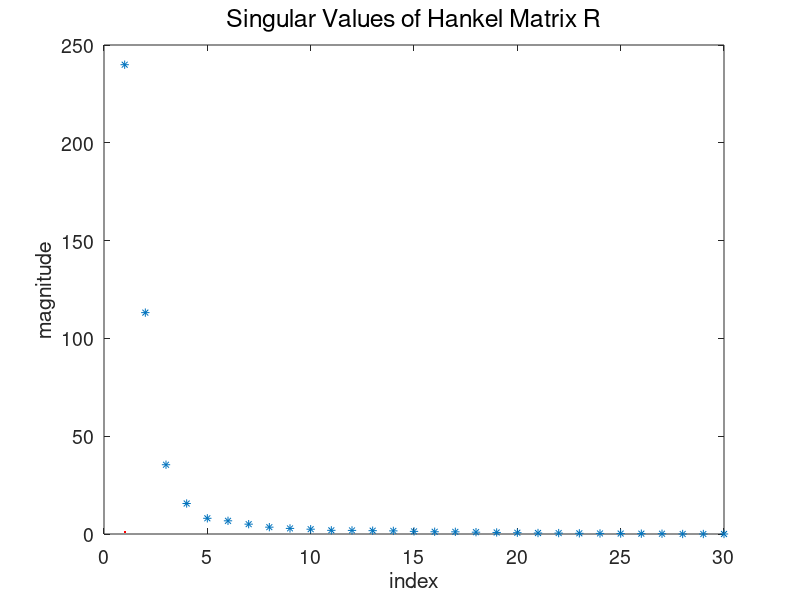
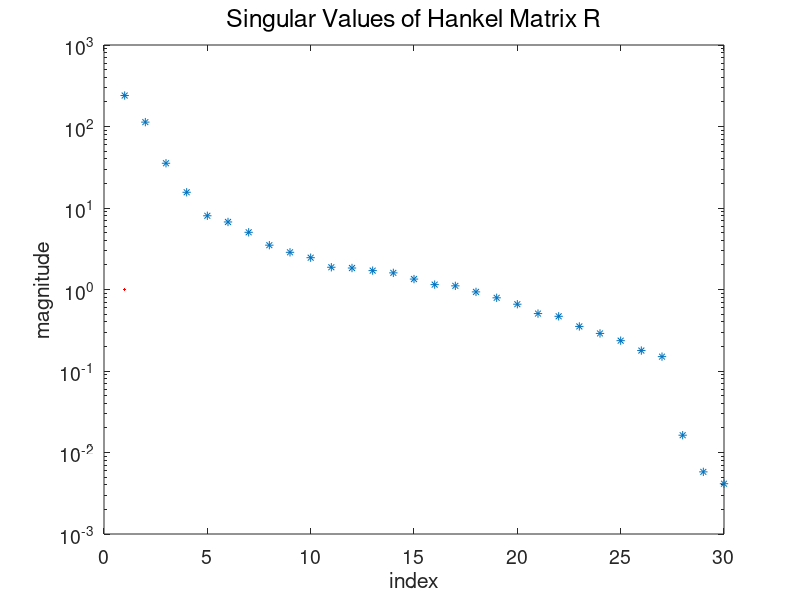

These charts were generated, in order, by the following MATLAB code: (Note: this script raises an error after producing the figures.)
%% Least squares estimation in frequency domain (curve fitting)

clear
load("Getfe.mat")
w = linspace(0,pi,length(P))';

m = 400;
Gest = P(1:m);
w = w(1:m);

N = length(Gest);
% Ts = 0.00885;

loglog(w,abs(Gest))

%% 
g = ifft(Gest);
N1 = 30;
H = hankel(g(2:N1+1),g(N1+1:2*N1));
[U,S,V] = svd(H);

figure(1)
sigma = diag(S);
plot(sigma(1:N1),'*',LineWidth=1,Color='r');
xlabel('index')
ylabel('magnitude')
set(gca,'FontSize',14)
title('Singular Values of Hankel Matrix R','FontWeight','Normal','FontSize',18)

figure(2)
sigma = diag(S);
semilogy(sigma(1:N1),'*',LineWidth=1,Color='r');
xlabel('index')
ylabel('magnitude')
set(gca,'FontSize',14)
title('Singular Values of Hankel Matrix R','FontWeight','Normal','FontSize',18)

%%
nb = 3;
na = 2;
nd = 0;
ntotal = nb+na-nd;

X = zeros(N,ntotal);
for k = nd:nd+nb-1
    X(:,1+k) = exp(-k*1j*w);
end
for k = 1:na
    X(:,nb+k) = -Gest.*exp(-k*1j*w);
end

theta = [real(X);imag(X)]\[real(Gest);imag(Gest)];

G = tf(theta(1:nb)',conv([1 zeros(1,nd)],[1 theta(nb+1:end)']),1);

counter = 0;
max_par_diff = 1;

% Plot results

Gfr = reshape(freqresp(G,exp(1j*w)),N,1);

figure(3)
p3 = loglog(w,[abs(Gest) abs(Gfr)],LineWidth=2);
p3(1).Color = 'r';
p3(2).Color = 'b';
p3(2).LineStyle = ':';
xlabel('frequency (rad/s)')
ylabel('magnitude')
legend('measured','modeled')
set(gca,'FontSize',14)
title('Magnitude of the Frequency Response of the System','FontWeight','Normal','FontSize',18)
subtitle(['nb = ' num2str(nb) ', na = ' num2str(na) ', nd = ' num2str(nd) ', iteration: ' num2str(counter)])

figure(4)
p4 = semilogx(w,[rad2deg(unwrap(angle(Gest))) rad2deg(unwrap(angle(Gfr)))],LineWidth=2);
p4(1).Color = 'r';
p4(2).Color = 'b';
p4(2).LineStyle = ':';
xlabel('frequency (rad/s)')
ylabel('phase (deg)')
legend('measured','modeled')
set(gca,'FontSize',14)
title('Phase of the Frequency Response the System','FontWeight','Normal','FontSize',18)
subtitle(['nb = ' num2str(nb) ', na = ' num2str(na) ', nd = ' num2str(nd) ', iteration: ' num2str(counter)])

%% Multiple iterations with adjusted weighting

while max_par_diff > 1e-8 && counter < 100
    X = zeros(N,na+1);
    for k = 0:na
        X(:,1+k) = exp(-k*1j*w);
    end
    Weight = X*[1;theta(nb+1:end)];
    X = zeros(N,ntotal);
    for k = nd:nd+nb-1
        X(:,1+k) = exp(-k*1j*w);
    end
    for k = 1:na
        X(:,nb+k) = -Gest.*exp(-k*1j*w);
    end
    theta_new = [real(Weight.\X);imag(Weight.\X)]\[real(Weight.\Gest);imag(Weight.\Gest)];
    max_par_diff = max(abs(theta - theta_new));
    theta = theta_new;
    counter = counter + 1;
    disp([num2str(counter) ': max. par. difference = ' num2str(max_par_diff) '.']);
end

G = tf(theta(1:nb)',conv([1 zeros(1,nd)],[1 theta(nb+1:end)']),1);

% Plot results of iteration

Gfr = reshape(freqresp(G,exp(1j*w)),N,1);

figure(5)
p5 = loglog(w,[abs(Gest) abs(Gfr)],LineWidth=2);
p5(1).Color = 'r';
p5(2).Color = 'b';
p5(2).LineStyle = ':';
xlabel('frequency (rad/s)')
ylabel('magnitude')
legend('measured','modeled')
set(gca,'FontSize',14)
title('Magnitude of the Frequency Response of the System','FontWeight','Normal','FontSize',18)
subtitle(['nb = ' num2str(nb) ', na = ' num2str(na) ', nd = ' num2str(nd) ', iteration: ' num2str(counter)])

figure(6)
p6 = semilogx(w,[rad2deg(unwrap(angle(Gest))) rad2deg(unwrap(angle(Gfr)))],LineWidth=2);
p6(1).Color = 'r';
p6(2).Color = 'b';
p6(2).LineStyle = ':';
xlabel('frequency (rad/s)')
ylabel('phase (deg)')
legend('measured','modeled')
set(gca,'FontSize',14)
title('Phase of the Frequency Response the System','FontWeight','Normal','FontSize',18)
subtitle(['nb = ' num2str(nb) ', na = ' num2str(na) ', nd = ' num2str(nd) ', iteration: ' num2str(counter)])

zero(G)
pole(G)

num = cell2mat(G.Numerator);
den = cell2mat(G.Denominator);

% %%
% num = deconv(cell2mat(G.Numerator),[1 -1]);
% num = conv(num,[1 -.99]);
% den = deconv(cell2mat(G.Denominator),[1 -1]);
% den = conv(den,[1 -.99]);
% G1 = tf(num,den,1);
% 
% [zero(G) zero(G1)]
% [pole(G) pole(G1)]

%%
% G1 = tf(num,den,1)*tf([1 0],[1 -1],1);
G1 = tf(num,den,1)*tf(1,[1 -1],1);
figure(7)
bode(G1)

%%
save(strcat("G","a",num2str(na),"b",num2str(nb),"d",num2str(nd),"i",num2str(counter),".mat"),"G")

save(strcat("G1","a",num2str(na),"b",num2str(nb),"d",num2str(nd),"i",num2str(counter),".mat"),"G1")
% %% 
% load("theta6.mat")
% n = 6;
% G = tf(theta(1:n+1)',[1 theta(n+2:end)'],1);
% bode(G)
% 
% %% 
% sysfr = idfrd(Gest,w);
% %%
% sys = oe(sysfr,[9 8 2]);
% compare(sysfr,sys);
% shg